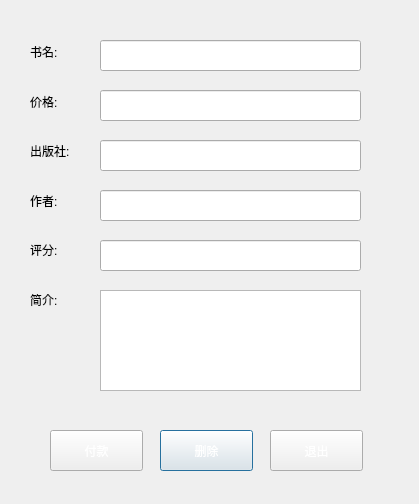
<?xml version="1.0" encoding="UTF-8"?>
<ui version="4.0">
 <class>CartDetailDlg</class>
 <widget class="QDialog" name="CartDetailDlg">
  <property name="geometry">
   <rect>
    <x>0</x>
    <y>0</y>
    <width>419</width>
    <height>504</height>
   </rect>
  </property>
  <property name="windowTitle">
   <string>Dialog</string>
  </property>
  <property name="styleSheet">
   <string notr="true">QLineEdit { 
    border: 1px solid rgb(41, 57, 85);
    background: white;
    selection-background-color: darkgray;
    font-size: 16px ;
}

QLineEdit:hover {
	border: 2px solid blue;
}

QLineEdit[echoMode=&quot;2&quot;] {
      lineedit-password-character: 42;
}

QPushButton{
	border-radius:6px;
	background-color: #1390C5;
	min-width:80px;
}

QPushButton:pressed {
	background-color: #105D7E;
}

QPushButton:hover {
	background-color: #2BA0F3;
}

color: rgb(211, 211, 211);

</string>
  </property>
  <widget class="QLineEdit" name="priceEdit">
   <property name="geometry">
    <rect>
     <x>100</x>
     <y>90</y>
     <width>261</width>
     <height>31</height>
    </rect>
   </property>
   <property name="readOnly">
    <bool>true</bool>
   </property>
  </widget>
  <widget class="QLineEdit" name="writerEdit">
   <property name="geometry">
    <rect>
     <x>100</x>
     <y>190</y>
     <width>261</width>
     <height>31</height>
    </rect>
   </property>
   <property name="readOnly">
    <bool>true</bool>
   </property>
  </widget>
  <widget class="QLineEdit" name="nameEdit">
   <property name="geometry">
    <rect>
     <x>100</x>
     <y>40</y>
     <width>261</width>
     <height>31</height>
    </rect>
   </property>
   <property name="readOnly">
    <bool>true</bool>
   </property>
  </widget>
  <widget class="QPushButton" name="DeleteBtn">
   <property name="geometry">
    <rect>
     <x>160</x>
     <y>430</y>
     <width>93</width>
     <height>41</height>
    </rect>
   </property>
   <property name="styleSheet">
    <string notr="true">color: rgb(255, 255, 255);</string>
   </property>
   <property name="text">
    <string>删除</string>
   </property>
  </widget>
  <widget class="QPushButton" name="cancelBtn">
   <property name="geometry">
    <rect>
     <x>270</x>
     <y>430</y>
     <width>93</width>
     <height>41</height>
    </rect>
   </property>
   <property name="styleSheet">
    <string notr="true">color: rgb(255, 255, 255);</string>
   </property>
   <property name="text">
    <string>退出</string>
   </property>
  </widget>
  <widget class="QPushButton" name="buyBtn">
   <property name="geometry">
    <rect>
     <x>50</x>
     <y>430</y>
     <width>93</width>
     <height>41</height>
    </rect>
   </property>
   <property name="styleSheet">
    <string notr="true">color: rgb(255, 255, 255);</string>
   </property>
   <property name="text">
    <string>付款</string>
   </property>
  </widget>
  <widget class="QTextBrowser" name="textBrowser">
   <property name="geometry">
    <rect>
     <x>100</x>
     <y>290</y>
     <width>261</width>
     <height>101</height>
    </rect>
   </property>
   <property name="styleSheet">
    <string notr="true">font: 11pt &quot;楷体&quot;;</string>
   </property>
  </widget>
  <widget class="QLineEdit" name="scoreEdit">
   <property name="geometry">
    <rect>
     <x>100</x>
     <y>240</y>
     <width>261</width>
     <height>31</height>
    </rect>
   </property>
   <property name="styleSheet">
    <string notr="true">font: italic 10pt &quot;Arial&quot;;</string>
   </property>
   <property name="readOnly">
    <bool>true</bool>
   </property>
  </widget>
  <widget class="QLineEdit" name="pressEdit">
   <property name="geometry">
    <rect>
     <x>100</x>
     <y>140</y>
     <width>261</width>
     <height>31</height>
    </rect>
   </property>
   <property name="readOnly">
    <bool>true</bool>
   </property>
  </widget>
  <widget class="QWidget" name="verticalLayoutWidget">
   <property name="geometry">
    <rect>
     <x>30</x>
     <y>30</y>
     <width>81</width>
     <height>291</height>
    </rect>
   </property>
   <layout class="QVBoxLayout" name="verticalLayout">
    <item>
     <widget class="QLabel" name="label">
      <property name="styleSheet">
       <string notr="true">font: 25 11pt &quot;微软雅黑 Light&quot;;</string>
      </property>
      <property name="text">
       <string>书名:</string>
      </property>
     </widget>
    </item>
    <item>
     <widget class="QLabel" name="label_2">
      <property name="styleSheet">
       <string notr="true">font: 25 11pt &quot;微软雅黑 Light&quot;;</string>
      </property>
      <property name="text">
       <string>价格:</string>
      </property>
     </widget>
    </item>
    <item>
     <widget class="QLabel" name="label_3">
      <property name="styleSheet">
       <string notr="true">font: 25 11pt &quot;微软雅黑 Light&quot;;</string>
      </property>
      <property name="text">
       <string>出版社:</string>
      </property>
     </widget>
    </item>
    <item>
     <widget class="QLabel" name="label_4">
      <property name="styleSheet">
       <string notr="true">font: 25 11pt &quot;微软雅黑 Light&quot;;</string>
      </property>
      <property name="text">
       <string>作者:</string>
      </property>
     </widget>
    </item>
    <item>
     <widget class="QLabel" name="label_5">
      <property name="styleSheet">
       <string notr="true">font: 25 11pt &quot;微软雅黑 Light&quot;;</string>
      </property>
      <property name="text">
       <string>评分:</string>
      </property>
     </widget>
    </item>
    <item>
     <widget class="QLabel" name="label_6">
      <property name="styleSheet">
       <string notr="true">font: 25 11pt &quot;微软雅黑 Light&quot;;</string>
      </property>
      <property name="text">
       <string>简介:</string>
      </property>
     </widget>
    </item>
   </layout>
  </widget>
 </widget>
 <resources/>
 <connections>
  <connection>
   <sender>cancelBtn</sender>
   <signal>clicked()</signal>
   <receiver>CartDetailDlg</receiver>
   <slot>close()</slot>
   <hints>
    <hint type="sourcelabel">
     <x>316</x>
     <y>450</y>
    </hint>
    <hint type="destinationlabel">
     <x>208</x>
     <y>251</y>
    </hint>
   </hints>
  </connection>
 </connections>
</ui>
